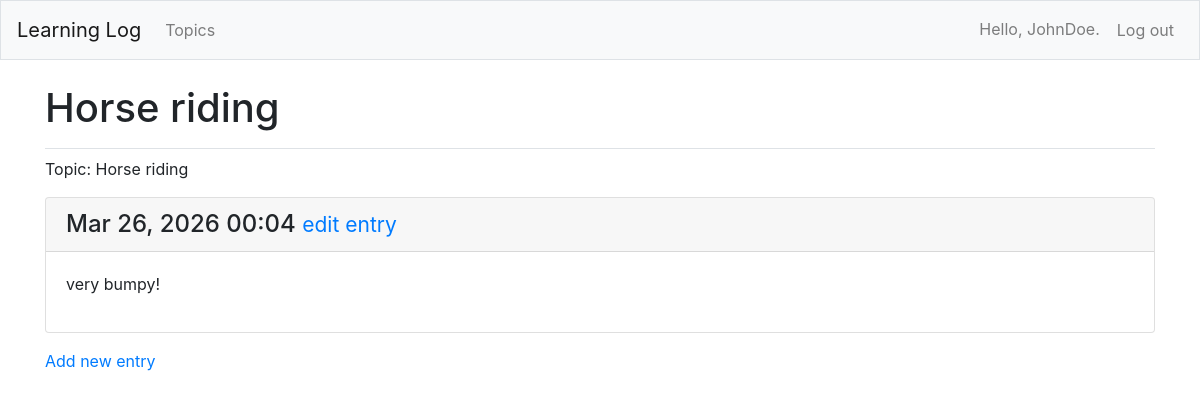
Page /topics/4/ (signed in) on the committed database.
### MainApp/models.py (models this page shows, shortened)
class Topic(models.Model):
    text = models.CharField(max_length=200)
    date_added = models.DateTimeField(auto_now_add=True)
    owner = models.ForeignKey(User, on_delete=models.CASCADE)
    def __str__(self):
        return self.text

class Entry(models.Model):
    topic = models.ForeignKey(Topic, on_delete=models.CASCADE)
    text = models.TextField()
    date_added = models.DateTimeField(auto_now_add=True)
    class Meta:
        verbose_name_plural = 'entries'

### MainApp/views.py (the view)
# urls.py: path('topics/<int:topic_id>/', views.topic, name='topic'),
@login_required
def topic(request, topic_id):
    topic = Topic.objects.get(id=topic_id)
    if topic.owner != request.user:
        raise Http404
    entries = topic.entry_set.order_by('-date_added')
    context = {'topic': topic, 'entries': entries}
    return render(request, 'MainApp/topic.html', context)

### MainApp/templates/mainapp/topic.html
{% extends "MainApp/base.html" %}
{% block page_header %}
  <h1>{{ topic }}</h1>
{% endblock page_header %}
{% block content %}
  <p>Topic: {{ topic }} </p>
     {% for entry in entries %}
     <div class="card mb-3">
       <h4 class="card-header">
        {{ entry.date_added|date:'M d, Y H:i' }}
         <small><a href="{% url 'MainApp:edit_entry' entry.id %}">
          edit entry</a></small>
      </h4>
       <div class="card-body">{{ entry.text|linebreaks }}</div>
    </div>
     {% empty %}
      <p> There are no entries for this topic yet.<p>
     {% endfor %}
  <p>
   <a href="{% url 'MainApp:new_entry' topic.id %}">Add new entry</a>
 </p>
{% endblock content %}

### MainApp/templates/mainapp/base.html (shortened to what this page needs)
{% load bootstrap4 %}
<!doctype html>
<html lang="en">
    <head>
        {% bootstrap_css %}
    </head>
    <body>
        <nav class="navbar navbar-expand-md navbar-light bg-light mb-4 border">
        <a class="navbar-brand" href="{% url 'MainApp:index'%}">Learning Log</a>
        <div class="collapse navbar-collapse" id="navbarCollapse">
            <ul class="navbar-nav mr-auto">
                <li class="nav-item">
                <a class="nav-link" href="{% url 'MainApp:topics'%}">Topics</a></li>
            </ul>
            <ul class="navbar-nav ml-auto">
                {% if user.is_authenticated %}
                  <li class="nav-item">
                    <span class="navbar-text mr-2">Hello, {{ user.username }}.</span>
                  </li>
                  <li class="nav-item">
                    <form action="{% url 'users:logout' %}" method="post" class="form-inline">
                      <button type="submit" class="nav-link btn btn-link" style="display:inline; cursor:pointer;">
                        Log out
                      </button>
                    </form>
                  </li>
                {% endif %}
              </ul>
        </div>
        </nav>
        <main role="main" class="container">
            <div class="pb-2 mb-2 border-bottom">
                {% block page_header %}{% endblock page_header %}
            </div>
            <div>
                {% block content %}{% endblock content %}
            </div>
        </main>
    </body>
</html>

### rows in the picture
Topic: text "Horse riding"
Entry: date_added "Mar 26, 2026 00:04", text "very bumpy!"

### other values in the picture
{{ user.username }} "JohnDoe"
